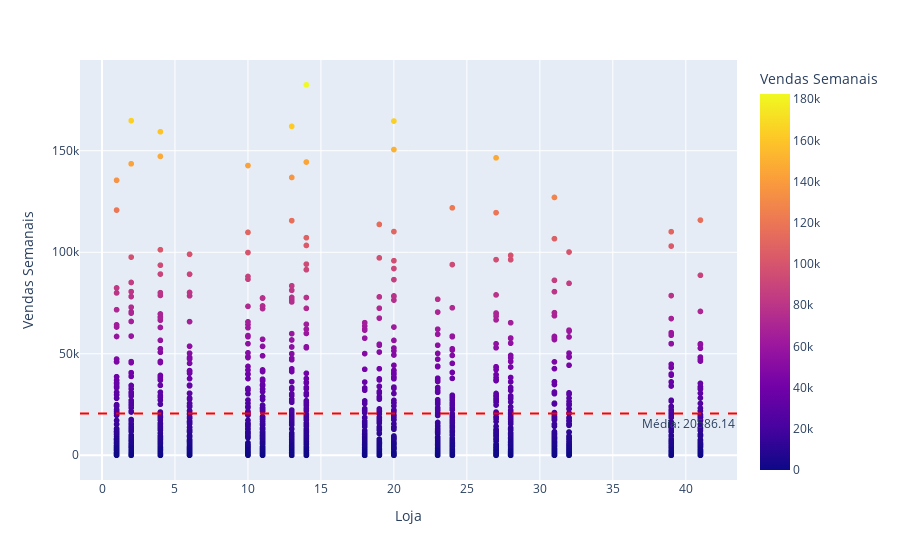

The notebook cell this image was saved under:
### Code cell
import plotly.express as px
fig = px.scatter(avg_sales_per_store_department, y=avg_sales_per_store_department['Weekly_Sales'], x=avg_sales_per_store_department['Store'], color='Weekly_Sales',hover_name='Dept',
                 labels={'Weekly_Sales': 'Vendas Semanais', 'Dept': 'Departamento', 'Store': 'Loja'})

media_vendas = avg_sales_per_store_department['Weekly_Sales'].mean()
fig.add_hline(y=media_vendas, line_dash='dash', line_color='red', annotation_text=f'Média: {media_vendas:.2f}', annotation_position='bottom right')

# Exibir o gráfico
fig.show()

### Figure 1 — Plotly figure (JSON) as saved in the notebook; plotly's stock layout.template omitted (floating-point values rounded to 4 significant figures; data arrays with more than 128 entries replaced by an {"elided": "..."} marker saying what was removed)
{"data": [{"hovertemplate": "<b>%{hovertext}</b><br><br>Loja=%{x}<br>Vendas Semanais=%{marker.color}<extra></extra>", "hovertext": {"elided": "1470 int values"}, "legendgroup": "", "marker": {"color": {"elided": "1470 float values"}, "coloraxis": "coloraxis", "symbol": "circle"}, "mode": "markers", "name": "", "showlegend": false, "type": "scattergl", "x": {"elided": "1470 int values"}, "xaxis": "x", "y": {"elided": "1470 float values"}, "yaxis": "y"}], "layout": {"annotations": [{"showarrow": false, "text": "Média: 20586.14", "x": 1, "xanchor": "right", "xref": "x domain", "y": 20590.0, "yanchor": "top", "yref": "y"}], "coloraxis": {"colorbar": {"title": {"text": "Vendas Semanais"}}, "colorscale": [[0, "#0d0887"], [0.1111, "#46039f"], [0.2222, "#7201a8"], [0.3333, "#9c179e"], [0.4444, "#bd3786"], [0.5556, "#d8576b"], [0.6667, "#ed7953"], [0.7778, "#fb9f3a"], [0.8889, "#fdca26"], [1, "#f0f921"]]}, "legend": {"tracegroupgap": 0}, "margin": {"t": 60}, "shapes": [{"line": {"color": "red", "dash": "dash"}, "type": "line", "x0": 0, "x1": 1, "xref": "x domain", "y0": 20590.0, "y1": 20590.0, "yref": "y"}], "xaxis": {"anchor": "y", "domain": [0, 1], "title": {"text": "Loja"}}, "yaxis": {"anchor": "x", "domain": [0, 1], "title": {"text": "Vendas Semanais"}}}}
